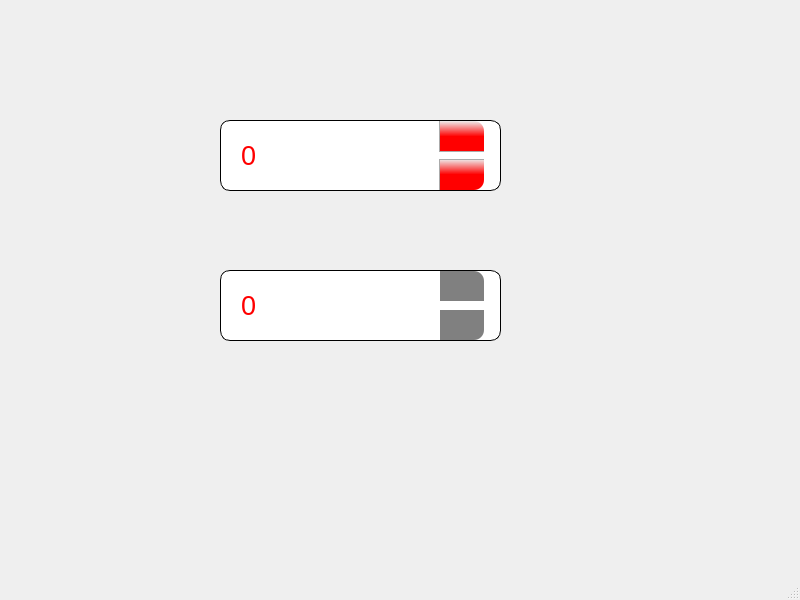
<?xml version="1.0" encoding="UTF-8"?>
<ui version="4.0">
 <class>MainWindow</class>
 <widget class="QMainWindow" name="MainWindow">
  <property name="geometry">
   <rect>
    <x>0</x>
    <y>0</y>
    <width>800</width>
    <height>600</height>
   </rect>
  </property>
  <property name="windowTitle">
   <string>MainWindow</string>
  </property>
  <property name="styleSheet">
   <string notr="true">QSpinBox
{
  /*字体颜色*/    
    color:red; 
    background:white; 
    /*字体*/
    font-family: &quot;Microsoft YaHei&quot;;  
   /*字体尺寸*/
    font-size: 20pt;

    border: 1px  solid   black;    /*一行设置边框*/ 
    border-radius: 10px  ;  /*圆角半径*/ 
    padding-left:18px; /*文字距离左边的边距*/

    selection-background-color:gold;/*选中背景色*/
    selection-color: white;/*选中文字色*/

}


/*朝上的按钮*/
QSpinBox::up-button
{
    subcontrol-origin: padding;
    subcontrol-position: top right; /* position at the top right corner */
	background: qlineargradient(x1:0, y1:0, x2:0, y2:1, stop:0 #eeeeee, stop:0.5 #ff0000);/*渐变背景色*/
    width: 44px; 
    height:30px;
    border-left: 1px solid #aaaaaa;
    border-bottom:1px solid #aaaaaa;
    border-top-right-radius:10px; /*和外框半价一致*/
   
    margin-right:16px; /*距离右边距离*/
}



/*朝下的按钮*/
QSpinBox::down-button
{
    subcontrol-origin: padding;
    subcontrol-position: bottom right; 
	background: qlineargradient(x1:0, y1:0, x2:0, y2:1, stop:0 #eeeeee, stop:0.5 #ff0000);/*渐变背景色*/
    width: 44px; 
    height:30px; 
    border-left: 1px solid #aaaaaa;
    border-top: 1px solid #aaaaaa;
    border-bottom-right-radius:10px; /*和外框半价一致*/
    margin-right:16px;/*距离右边距离*/
}


/*鼠标放在按钮上面*/
QSpinBox::up-button:hover
{
    background:  green;
}

/*按钮按下*/
QSpinBox::up-button:pressed  
{
   background:  yellow;
}



/*向上的箭头*/
QSpinBox::up-arrow
{
    border-image:url(:/img/up_arrow.png); /*拉伸图片*/
    width: 29px;/*宽*/
    height:29px;/*高*/
}
  
/*向下的箭头*/
QSpinBox::down-arrow
{
    image:url(:/img/down_arrow.png); /*本身图片大小，不拉伸*/
    width: 29px;
    height:29px;
}


/*被禁用向上箭头的状态*/
QSpinBox::up-button:disabled  ,QSpinBox::down-button:disabled
{ 
	background: gray;
	border: 0px solid #dddddd;/*边框*/
}


</string>
  </property>
  <widget class="QWidget" name="centralwidget">
   <widget class="QSpinBox" name="spinBox">
    <property name="geometry">
     <rect>
      <x>220</x>
      <y>120</y>
      <width>281</width>
      <height>71</height>
     </rect>
    </property>
   </widget>
   <widget class="QSpinBox" name="spinBox_2">
    <property name="enabled">
     <bool>false</bool>
    </property>
    <property name="geometry">
     <rect>
      <x>220</x>
      <y>270</y>
      <width>281</width>
      <height>71</height>
     </rect>
    </property>
   </widget>
  </widget>
  <widget class="QMenuBar" name="menubar">
   <property name="geometry">
    <rect>
     <x>0</x>
     <y>0</y>
     <width>800</width>
     <height>26</height>
    </rect>
   </property>
  </widget>
  <widget class="QStatusBar" name="statusbar"/>
 </widget>
 <resources/>
 <connections/>
</ui>
